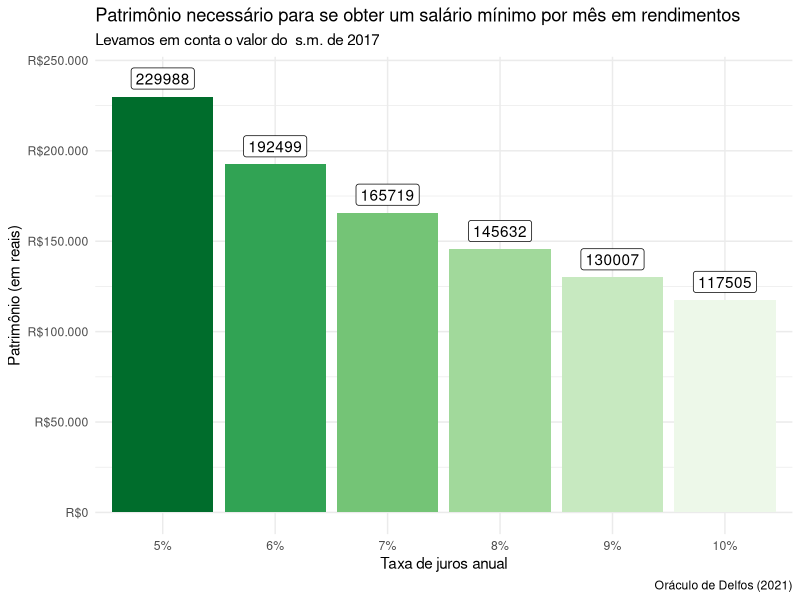
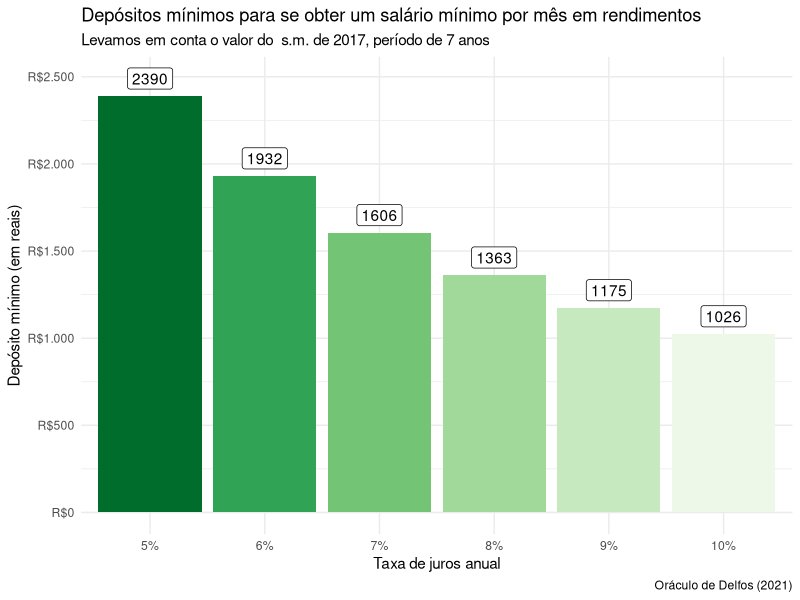
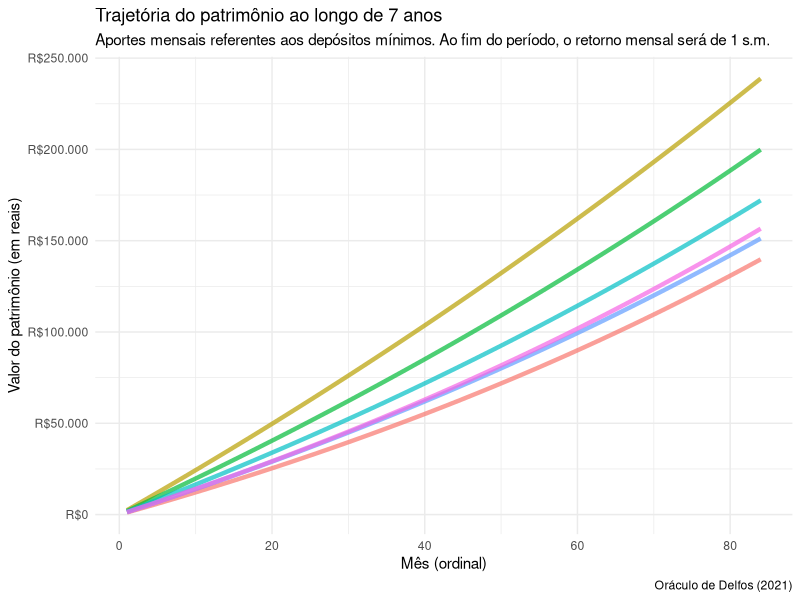

The R source for these figures, in order:
library(tidyverse)

## Funções auxiliares
to_monthly <- function(r){
  # Input: taxa de juros anual (r; double)
  # Output: taxa de juros mensal.
  return((1+r)^(1/12) - 1)
}

find_minimum <- function(fv = 973, r = 0.05, t = 7*12){
  # Inputs: valor mensal a ser recebido no futuro (fv; double), taxa anual (r; double),
  # período máximo de espera (t; double)
  # Outputs: valor mínimo de depósitos ao longo do período para se obter as parcelas 
  # no futuro.
  r <- to_monthly(r)
  p <- fv / r
  return((p*r)/((1+r)^t-1))
}

## Modelo básico de crescimento do patrimônio
total_revenue <- function(n, r){
  # Inputs: n períodos (double) a uma taxa r (double) por período.
  # Outputs: valor total dos juros; para obter o valor futuro dos depósitos, 
  # multiplique pelo depósito por período.
  # Detalhe: arrendontamentos fazem uma baita diferença; perceba que o código
  # não é muito eficiente, é possível simplificar o loop em uma única linha
  # mas como se trata de um experimento simples, não temos problemas em realizar
  # dessa maneira.
  rate = 1+r
  total = 0
  for(i in seq(1, n)){
    total = total + round((rate)^(i-1), digits = 5)
  }
  return(total)
}


## Parâmetros determinados
t = 7*12
r = map_dbl(seq(0.05, 0.1, by = 0.01), ~to_monthly(.x))
r_names = c('5%', '6%', '7%', '8%', '9%', '10%')
minimum_patrimony = 937/r

## Gerando dados

returns <- map(r, function(x) map_dbl(seq(1, t), ~total_revenue(.x, x)))

df <- tibble(r_names, returns) %>%
  unnest(returns) %>% 
  group_by(r_names) %>% 
  mutate(id = row_number()) %>% 
  ungroup()

df2 <- tibble(r_names, minimum_patrimony) %>% 
  mutate(r_value = seq(0.05, 0.1, by = 0.01),
         minimum_deposits = find_minimum(973, r = r_value, t = t))

df <- df %>%
  pivot_wider(names_from = r_names, values_from = returns) %>% 
  mutate(
    `5%` = `5%` * df2$minimum_deposits[1],
    `6%` = `6%` * df2$minimum_deposits[2],
    `7%` = `7%` * df2$minimum_deposits[3],
    `8%` = `8%` * df2$minimum_deposits[4],
    `9%` = `9%` * df2$minimum_deposits[4],
    `10%` = `10%` * df2$minimum_deposits[5]
  ) %>% 
  pivot_longer(cols = ends_with("%"), names_to = "r_names", values_to = "returns")

## Visualizações
# Configuração básica
theme_set(theme_minimal())

# Gráfico de patrimônio
p1 <- df2 %>%
  mutate(r_names = fct_reorder(r_names, minimum_patrimony, .desc = TRUE)) %>% 
  ggplot(aes(r_names, minimum_patrimony, fill = r_names)) + 
  geom_col() +
  geom_label(aes(label = round(minimum_patrimony)), fill = 'white', nudge_y = 10000) +
  scale_y_continuous(labels = scales::dollar_format(prefix = "R$", big.mark = ".", decimal.mark = ",")) +
  theme(legend.position = "none") +
  scale_fill_brewer(palette = "Greens", direction = -1) +
  labs(y = "Patrimônio (em reais)",
       x = "Taxa de juros anual",
       title = "Patrimônio necessário para se obter um salário mínimo por mês em rendimentos",
       subtitle = "Levamos em conta o valor do  s.m. de 2017",
       caption = "Oráculo de Delfos (2021)")
  


# Gráfico de depósitos mínimos

p2 <- df2 %>%
  mutate(r_names = fct_reorder(r_names, minimum_deposits, .desc = TRUE)) %>% 
  ggplot(aes(r_names, minimum_deposits, fill = r_names)) + 
  geom_col() +
  geom_label(aes(label = round(minimum_deposits)), fill = 'white', nudge_y = 100) +
  scale_y_continuous(labels = scales::dollar_format(prefix = "R$", big.mark = ".", decimal.mark = ",")) +
  theme(legend.position = "none") +
  scale_fill_brewer(palette = "Greens", direction = -1) +
  labs(y = "Depósito mínimo (em reais)",
       x = "Taxa de juros anual",
       title = "Depósitos mínimos para se obter um salário mínimo por mês em rendimentos",
       subtitle = "Levamos em conta o valor do  s.m. de 2017, período de 7 anos",
       caption = "Oráculo de Delfos (2021)")


# Gráfico de simulações
p3 <- df %>% 
  ggplot(aes(x = id, y = returns, color = r_names)) +
  geom_line(size = 1.5, alpha = 0.7) +
  scale_y_continuous(labels = scales::dollar_format(prefix = "R$", big.mark = ".", decimal.mark = ",")) +
  theme(legend.position = "none") +
  scale_fill_brewer(palette = "Greens") +
  labs(y = "Valor do patrimônio (em reais)",
       x = "Mês (ordinal)",
       title = "Trajetória do patrimônio ao longo de 7 anos",
       subtitle = "Aportes mensais referentes aos depósitos mínimos. Ao fim do período, o retorno mensal será de 1 s.m.",
       caption = "Oráculo de Delfos (2021)")

# Salvando os resultados

map(c('p1', 'p2', 'p3'), function(x) ggsave(paste0(x, ".png"), plot = get(x)))
